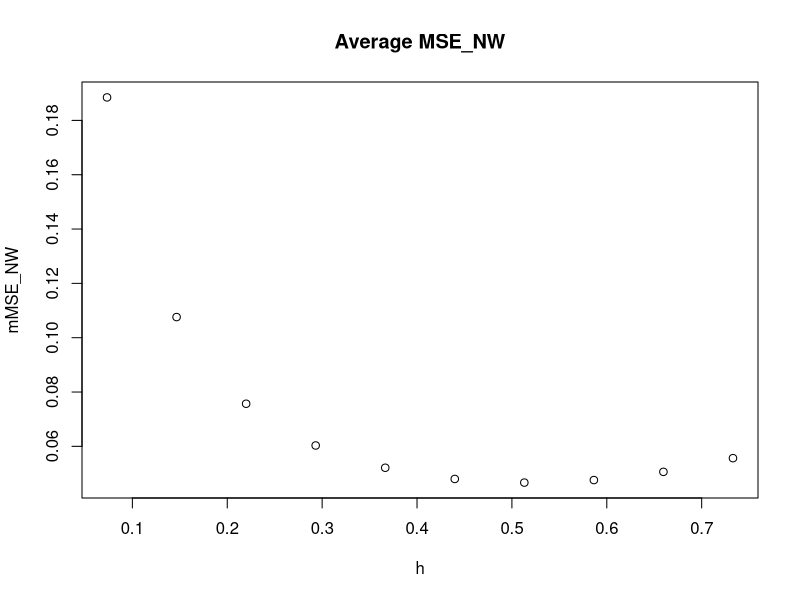

R code for this plot: (Note: a time limit stopped this script after it produced the figure.)
## ---- chunk 1
knitr::opts_chunk$set(echo = TRUE)
## ---- chunk 2
library(tidyverse)
library(Deriv)
## ---- chunk 3
mx <- function(x) sin(x)

nw <- function(alpha, p){
  return(alpha, p)
}

k <- function(x){
  return(dnorm(x))
}

alpha <- function(n, h, x, X, Y, k){
  temp <- 0
  for(i in 1:length(X)){
    temp <- temp + Y[i] * k((x - X[i])/h)/(n*h)
  }
  return(temp)
}

valpha <- Vectorize(alpha,SIMPLIFY = FALSE)

phat<- function(n, h, x, X, k){
  temp <- sum(k((x - X)/h)/(n*h))
  return(temp)
}

vphat<- Vectorize(phat)

mhat <- function(n, h, x, X, Y, k){
  return(alpha(n,h,x,X,Y,k)/phat(n,h,x,X,k))
}

vmhat <- function(n, h, x, X, Y, k){
  return(valpha(n,h,x,X,Y,k)/vphat(n,h,x,X,k))
}

beta <- function(n, h, x, X, Y, k, m, g, Xu){
  Yu <- 1:length(Xu)
  for(i in 1:length(Xu)){
    Yu[i] <- mhat(n, h, Xu[i], X, Y, k)
  }
  return(alpha(m,g,x,Xu,Yu,k))
}

rhat <- function(n, h, x, X, Y, k, m, g, Xu){
  return(beta(n, h, x, X, Y, k, m, g, Xu)/phat(m,g,x,Xu,k))
}
## ---- chunk 4
sigmax <- 5
p <- function(x) 1/(4*pi)*(x<4*pi)*(x>0)
p_1 <- function(x) 0
p_2 <- Deriv(p_1)
q <- function(x) 1/(4*pi)*(x<4*pi)*(x>0)
q_1 <- function(x) 0
q_2 <- Deriv(q_1)
mx_1 <- Deriv(mx)
mx_2 <- Deriv(mx_1)

sigmak <- integrate(function(x) k(x)^2*x^2, -Inf, Inf)
rk <- integrate(function(x) k(x)^2, -Inf, Inf)
muk <- integrate(function(x) k(x)*x^2, -Inf, Inf)
#rp <- integrate(function(x) p_2(x)^2, -Inf, Inf)
#rq <- integrate(function(x) q_2(x)^2, -Inf, Inf)

sigmax <- 5
theta22 <- integrate(function(x) mx_2(x)^2*p(x), -Inf, Inf)
sigmaep <- 0.75
## ---- chunk 5

#Generate the data
paraset3 <- function(n, m_order, sigmaep, rk, muk, theta22){
  m <- round(n^m_order)
  h <- (rk/muk^2*sigmaep/(theta22*n))^(1/5)
  g <- (rk/muk^2*sigmaep/(theta22*m))^(1/5)
  
  lambda <- 1 + h^2/g^2
  return(data.frame(n,m,h,g,lambda))
}

paraset4 <- function(n, m_order, sigmaep, rk, muk, test){
  m <- round(n^m_order)
  h <- (rk/muk^2*sigmaep/(mx_2(2)^2*p(test)*n))^(1/5)
  g <- (rk/muk^2*sigmaep/(mx_2(2)^2*p(test)*m))^(1/5)
}
## ---- chunk 6
simu <- function(rounds, n, m, sigmax = 5, sigmaep = 1){
  data <- list()
  data_un <- list()
  
  for(i in 1:rounds){
    X <- runif(n,0,4*pi)
    Y <- mx(X) + rnorm(n, sd = sigmaep)
    Xu <- runif(m,0,4*pi)
    data <- c(data, list(data.frame(X,Y)))
    data_un <- c(data_un,list(Xu))
  }
  
  return(list(data = data,data_un = data_un))
}

nw_simu <- function(data, rounds, test, n, h, k){
  esti_nw <- test
  
  MSE_NW <- 1:rounds
  
  for(i in 1:rounds){
    X <- data[[i]]$X
    Y <- data[[i]]$Y
    test <- X
    real <- mx(test)
    
    for(j in 1:length(X)){
    #set.seed(i) # random, may exist better solutions
        esti_nw[j] <- mhat(n,h,test[j],X,Y,k)
    }
    
    MSE_NW[i] <- mean((real - esti_nw)^2)
    #browser()
    if(i == 1){
      esti <- data.frame(X = test,esti_nw)
    }else{
      esti <- rbind(esti,data.frame(X = test,esti_nw))
    }
  }
  
  mMSE_NW <- mean(MSE_NW)
  
  return(list(mMSE = mMSE_NW, esti = esti))
  
}

#Self-Supervised
ss_simu <- function(data, data_un, rounds, test, n, h, m, g, k){
  esti_ss <- test
  
  MSE_SS <- 1:rounds
  
  
  for(i in 1:rounds){
    X <- data[[i]]$X
    Y <- data[[i]]$Y
    Xu <- data_un[[i]]
    test <- X
    real <- mx(test)
    
    for(j in 1:length(X)){
    #set.seed(i) # random, may exist better solutions
        esti_ss[j] <- rhat(n,h,test[j],X,Y,k,m,g,Xu)
    }
    MSE_SS[i] <- mean((real - esti_ss)^2)
    #browser()
    if(i == 1){
      esti <- data.frame(X = test,esti_ss)
    }else{
      esti <- rbind(esti,data.frame(X = test,esti_ss))
    }
  }
  
  mMSE_SS <- mean(MSE_SS)
  
  return(list(mMSE = mMSE_SS, esti = esti))
  
}

hy_simu <- function(rounds, test, lambda, esti_nw, esti_ss){
  esti <- lambda * esti_nw + (1-lambda) * esti_ss
  
  MSE_HY <- 1:rounds
  
  for(i in 1:rounds){
    real <- mx(data_all$data[[i]]$X)
    esti_hy <- esti[(1+(i-1)*length(test)):(i*length(test))]
    MSE_HY[i] <- mean((real - esti_hy)^2)
  }
  
  mMSE_HY <- mean(MSE_HY)
  
  return(list(mMSE = mMSE_HY, esti_hy = esti))
}

## ---- chunk 7
  para <- paraset3(64,10/19,sigmaep,rk$value, muk$value,theta22$value)
  
  test <- seq(0,4*pi,length.out = 32)
  rounds <- 30
  
  set.seed(10)
  
  data_all <- simu(rounds, para$n*2, para$m, sigmax = sigmax, sigmaep = sigmaep)
  
  ratioh <- seq(0.2,2,0.2)
  result_nw <- data.frame()
  for(i in 1:length(ratioh)){
    h <- ratioh[i]*para$h
    mMSE_NW <- nw_simu(data_all$data, rounds, test, para$n,h, k)$mMSE
    result_nw <- rbind(result_nw, data.frame(mMSE_NW, h))
  }
  
result_nw
plot(mMSE_NW~h,data = result_nw,main = "Average MSE_NW")
min(result_nw$mMSE_NW)
  
  ratioh <- seq(0.5,2.5,0.5)
  ratiog <- seq(0.5,1.5,0.2)
  result_ss <- data.frame()
  for(i in 1:length(ratioh)){
    for(j in 1:length(ratiog)){
    h <- ratioh[i]*para$h
    g <- ratiog[j]*para$g
    mMSE_SS <- ss_simu(data_all$data, data_all$data_un, rounds, test, para$n,h, para$m,g, k)
    result_ss <- rbind(result_ss, data.frame(mMSE_SS, h, g))
  }
  }
  
result_ss
min(result_ss$mMSE_SS)
plot(mMSE_SS~h,data = filter(result_ss, g == result_ss$g[1]),main = "g = 1")
plot(mMSE_SS~g,data = filter(result_ss, h == result_ss$h[1]),main = "h = 1")
## ---- chunk 8
ratioh <- seq(0.5,2.5,0.5)
ratiog <- seq(0.5,1.5,0.2)

result_hy <- data.frame()
  for(i in 1:length(ratioh)){
  for(j in 1:length(ratiog)){
    h <- ratioh[i]*para$h
    g <- ratiog[j]*para$g
    para$lambda <- 1 + h^2/g^2
    nw_res <- nw_simu(data_all$data, rounds, test, para$n,h, k)
    ss_res <- ss_simu(data_all$data, data_all$data_un, rounds, test, para$n,h, para$m,g, k)
    
    hy_res <- hy_simu(rounds, test, para$lambda, nw_res$esti$esti_nw, ss_res$esti$esti_ss)
    
    result_hy <- rbind(result_hy, data.frame(mMSE_HY = hy_res$mMSE, h, g))
  }
  }

result_hy
min(result_hy$mMSE_HY)
match(min(result_hy$mMSE_HY),result_hy$mMSE_HY)
plot(mMSE_HY~h,data = filter(result_hy, g == result_hy$g[6]),main = "g = 0.87")
plot(mMSE_HY~g,data = filter(result_hy, h == result_hy$h[2]),main = "h = 0.42")
